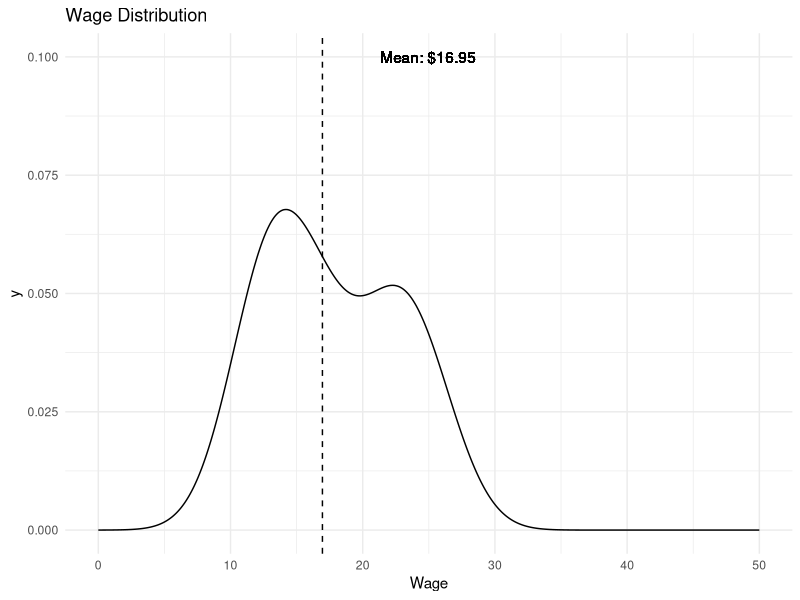
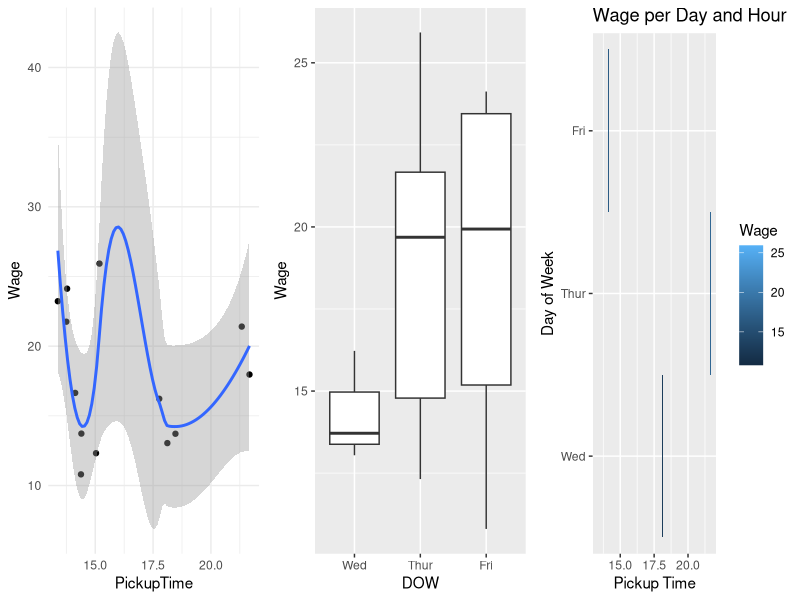

Write R code to recreate these figures, in order.
## ---- chunk 1
knitr::opts_chunk$set(echo = TRUE)
## ---- chunk 2
library(tidyverse)
library(gridExtra)
library(lme4)
## ---- chunk 3
data = read_csv("CleanLyftData.csv", col_types = cols())
data$DOW = factor(data$DOW, levels = seq(1,7), labels = c("Mon", "Tue", "Wed", "Thur", "Fri", "Sat", "Sun"))
data$Month = factor(data$Month, levels = seq(1,12), labels = seq(1,12))
data$Type = factor(data$Type)
data$GapAction = factor(data$GapAction)
data$StartLocation = factor(data$StartLocation)
## ---- chunk 4
tail(data)
## ---- chunk 5
theme = theme_minimal()
## ---- chunk 6
avg = sum(data$Amount + data$Tip) * (60/sum(data$Duration))
ggplot(data) + theme +
  geom_density(aes(Wage)) +
  geom_vline(xintercept = avg, lty=2) +
  geom_text(aes(avg, y = 0.1, label = paste("Mean: $", round(avg, 2), sep="")), nudge_x = 8) +
  lims(x=c(0,50)) +
  labs(title = "Wage Distribution")
## ---- chunk 7
p1 = ggplot(data, aes(PickupTime, Wage)) + theme +
  geom_point() +
  geom_smooth()

p2 = ggplot(data) +
  geom_boxplot(aes(DOW, Wage))

p3 = ggplot(data) +
  geom_tile(aes(x = PickupTime, y = DOW, fill = (Amount + Tip) * (60/Duration))) +
  labs(x = "Pickup Time", y = "Day of Week", fill = "Wage", title = "Wage per Day and Hour")

grid.arrange(p1, p2, p3, ncol=3)
## ---- chunk 8
(sum(data$Amount + data$Tip) - sum(data$GasUsage) * 3.40) * (60/sum(data$Duration))
## ---- chunk 9
m = lmer(Wage ~ Duration + Distance + Shared + Conversation + (1|Session), data = data)
summary(m)
